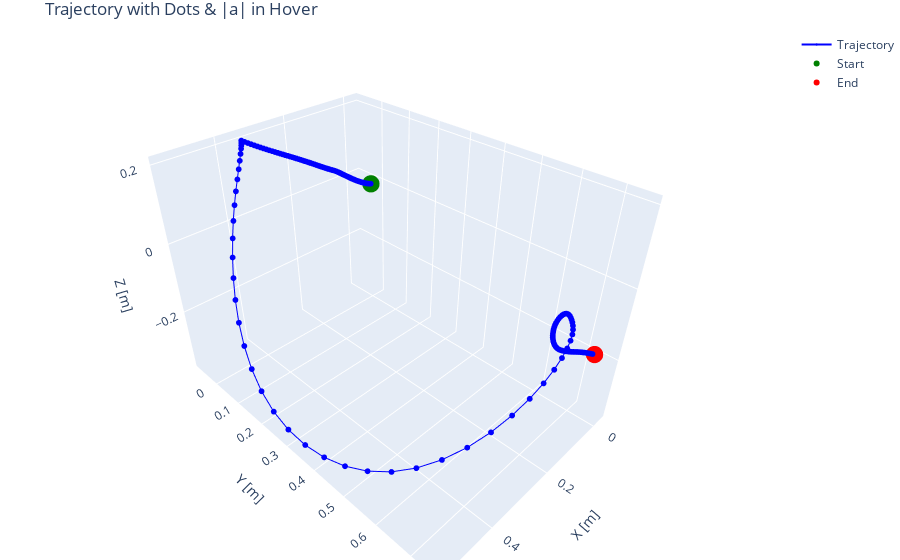

Write notebook code for a chart like this one.
### Code cell
plot_trajectory_with_dots(pos, a_mag,)

### Figure 1 — Plotly figure (JSON) as saved in the notebook; plotly's stock layout.template omitted (floating-point values rounded to 4 significant figures; data arrays with more than 128 entries replaced by an {"elided": "..."} marker saying what was removed)
{"data": [{"customdata": {"elided": "188x1 float values"}, "hovertemplate": "X: %{x:.3f} m<br>Y: %{y:.3f} m<br>Z: %{z:.3f} m<br>|a|: %{customdata[0]:.3f} m/s²", "line": {"color": "blue", "width": 2}, "marker": {"color": "blue", "size": 2}, "mode": "lines+markers", "name": "Trajectory", "type": "scatter3d", "x": {"elided": "188 float values"}, "y": {"elided": "188 float values"}, "z": {"elided": "188 float values"}}, {"hovertemplate": "Start<br>X: %{x:.3f} m<br>Y: %{y:.3f} m<br>Z: %{z:.3f} m", "marker": {"color": "green", "size": 6}, "mode": "markers", "name": "Start", "type": "scatter3d", "x": [0], "y": [0], "z": [0]}, {"hovertemplate": "End<br>X: %{x:.3f} m<br>Y: %{y:.3f} m<br>Z: %{z:.3f} m", "marker": {"color": "red", "size": 6}, "mode": "markers", "name": "End", "type": "scatter3d", "x": [-0.02832], "y": [0.7232], "z": [-0.2017]}], "layout": {"margin": {"b": 0, "l": 0, "r": 0, "t": 30}, "scene": {"aspectmode": "data", "xaxis": {"title": {"text": "X [m]"}}, "yaxis": {"title": {"text": "Y [m]"}}, "zaxis": {"title": {"text": "Z [m]"}}}, "title": {"text": "Trajectory with Dots & |a| in Hover"}}}
